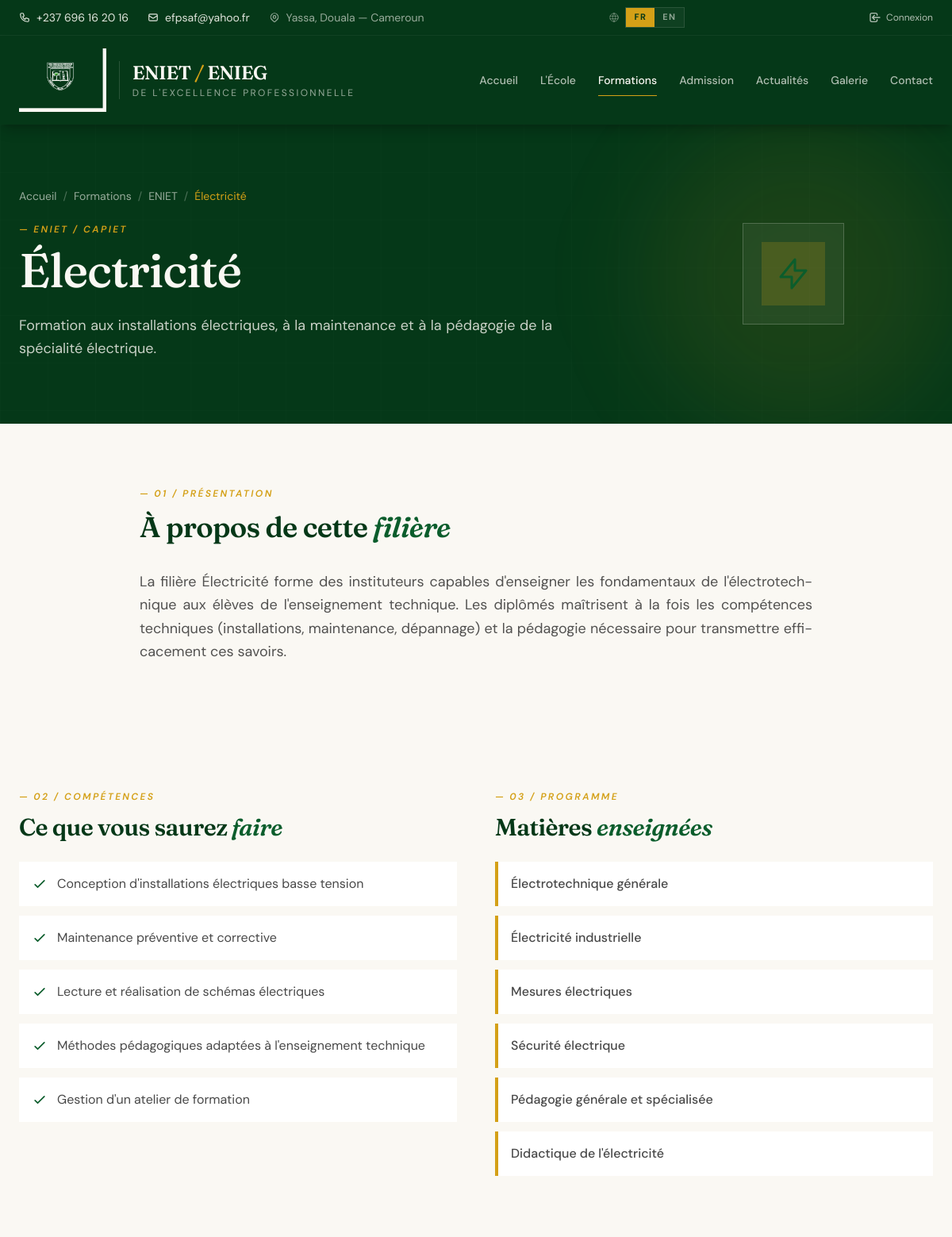
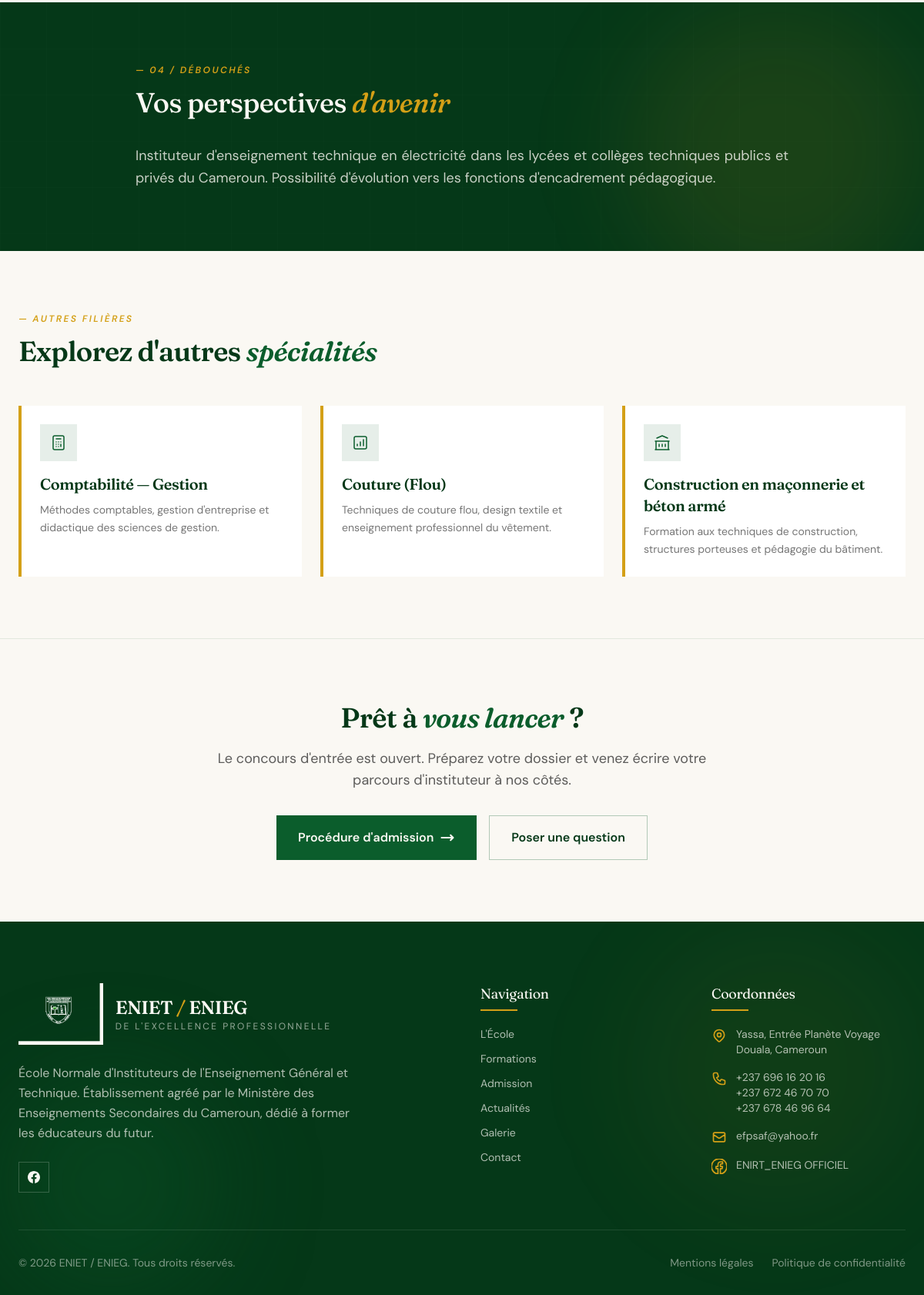
The page /fr/formations/eniet/electricite/ on the database its author committed (2 pictures, top to bottom).
### apps/ecoles/models.py (models this page shows, shortened)
class Filiere(TimeStampedModel):
    ecole = models.ForeignKey(
        Ecole,
        on_delete=models.CASCADE,
        related_name='filieres',  # → ecole.filieres.all()
        verbose_name=_('École'),
    )
    nom = models.CharField(
        _('Nom de la filière'),
        max_length=150,
        help_text=_('Ex: Électricité, Couture, Bureautique'),
    )
    slug = models.SlugField(
        _('Slug URL'),
        max_length=50,
        help_text=_('Identifiant pour l\'URL (sans accent, en minuscules)'),
    )
    description_courte = models.CharField(
        _('Description courte'),
        max_length=250,
        help_text=_('Phrase d\'accroche affichée sur les cartes'),
    )
    description_longue = models.TextField(
        _('Description détaillée'),
        blank=True,
        help_text=_('Présentation complète, affichée sur la page de détail'),
    )
    debouches = models.TextField(
        _('Débouchés professionnels'),
        blank=True,
        help_text=_('Métiers et opportunités après la formation'),
    )
    competences_acquises = models.TextField(
        _('Compétences acquises'),
        blank=True,
        help_text=_('Une compétence par ligne'),
    )
    matieres_principales = models.TextField(
        _('Matières principales'),
        blank=True,
        help_text=_('Une matière par ligne'),
    )
    icone = models.CharField(
        _('Icône'),
        max_length=20,
        default='briefcase',
        help_text=_('Identifiant d\'icône : bolt, building, scissors, chart, computer...'),
    )
    image = models.ImageField(
        _('Image illustrative'),
        upload_to='filieres/',
        blank=True,
        null=True,
        help_text=_('Photo d\'illustration de la filière'),
    )
    ordre = models.PositiveSmallIntegerField(
        _('Ordre d\'affichage'),
        default=0,
    )
    actif = models.BooleanField(_('Actif'), default=True)
    class Meta:
        verbose_name = _('Filière')
        verbose_name_plural = _('Filières')
        ordering = ['ecole', 'ordre', 'nom']
        unique_together = [['ecole', 'slug']]
    def get_absolute_url(self):
        from django.urls import reverse
        return reverse('ecoles:filiere_detail', kwargs={
            'ecole_slug': self.ecole.slug,
            'filiere_slug': self.slug,
        })

class Ecole(TimeStampedModel):
    class TypeEcole(models.TextChoices):
        GENERAL = 'general', _('Enseignement Général')
        TECHNIQUE = 'technique', _('Enseignement Technique')
    nom = models.CharField(
        _('Nom complet'),
        max_length=200,
        help_text=_('Ex: École Normale d\'Instituteurs de l\'Enseignement Général'),
    )
    sigle = models.CharField(
        _('Sigle'),
        max_length=10,
        unique=True,  # ← unique=True : empêche deux écoles avec le même sigle
        help_text=_('Ex: ENIEG ou ENIET'),
    )
    slug = models.SlugField(
        _('Slug URL'),
        max_length=20,
        unique=True,
        help_text=_('Identifiant pour l\'URL, en minuscules sans accents'),
    )
    type_ecole = models.CharField(
        _('Type'),
        max_length=20,
        choices=TypeEcole.choices,
    )
    diplome_prepare = models.CharField(
        _('Diplôme préparé'),
        max_length=100,
        help_text=_('Ex: CAPIEMP ou CAPIET'),
    )
    diplome_complet = models.CharField(
        _('Intitulé complet du diplôme'),
        max_length=300,
        help_text=_('Ex: Certificat d\'Aptitude Pédagogique d\'Instituteurs...'),
    )
    description_courte = models.TextField(
        _('Description courte'),
        max_length=500,
        help_text=_('Affichée sur la page d\'accueil et la liste des écoles'),
    )
    description_longue = models.TextField(
        _('Description détaillée'),
        blank=True,
        help_text=_('Affichée sur la page admission de l\'école'),
    )
    pre_requis = models.TextField(
        _('Pré-requis d\'admission'),
        help_text=_('Diplômes acceptés : Bac, BT, BP, etc.'),
    )
    duree_formation = models.CharField(
        _('Durée de la formation'),
        max_length=50,
        default='2 ans',
    )
    frais_concours = models.PositiveIntegerField(
        _('Frais de concours (FCFA)'),
        default=12000,
        help_text=_('Frais d\'inscription au concours, non remboursables'),
    )
    frais_inscription_non_remboursable = models.PositiveIntegerField(
        _('Inscription non remboursable (FCFA)'),
        default=25000,
    )
    matiere_oeuvre = models.PositiveIntegerField(
        _('Matière d\'œuvre (FCFA)'),
        default=0,
        help_text=_('Frais de matière d\'œuvre - 0 pour ENIEG, 25000 pour ENIET'),
    )
    ordre = models.PositiveSmallIntegerField(
        _('Ordre d\'affichage'),
        default=0,
    )
    actif = models.BooleanField(_('Actif'), default=True)
    class Meta:
        verbose_name = _('École')
        verbose_name_plural = _('Écoles')
        ordering = ['ordre', 'sigle']

### apps/ecoles/views.py (the view)
# urls.py: path('<slug:ecole_slug>/<slug:filiere_slug>/', views.filiere_detail_view, name='filiere_detail'),
def filiere_detail_view(request, ecole_slug, filiere_slug):
    filiere = get_object_or_404(
        Filiere.objects.select_related('ecole'),  # ← optimisation : 1 seule requête au lieu de 2
        ecole__slug=ecole_slug,
        slug=filiere_slug,
        actif=True,
    )
    autres_filieres = Filiere.objects.filter(
        ecole=filiere.ecole,
        actif=True,
    ).exclude(pk=filiere.pk).order_by('?')[:3]  # ← '?' = ordre aléatoire, limité à 3
    return render(request, 'ecoles/filiere_detail.html', {
        'filiere': filiere,
        'autres_filieres': autres_filieres,
    })

### templates/ecoles/filiere_detail.html (shortened to what this page needs)
{% extends "base_public.html" %}
{% load i18n humanize %}
{% block content %}
<section class="bg-primary-darker text-cream relative overflow-hidden py-20">
    <div class="absolute inset-0 opacity-30 pointer-events-none"
         style="background-image: linear-gradient(rgba(255,255,255,0.04) 1px, transparent 1px), linear-gradient(90deg, rgba(255,255,255,0.04) 1px, transparent 1px); background-size: 60px 60px;">
    </div>
    <div class="relative max-w-7xl mx-auto px-6">
        <nav class="flex items-center gap-2 text-sm text-cream/60 mb-6">
            <a href="{% url 'core:home' %}" class="hover:text-accent transition-colors">{% trans "Accueil" %}</a>
            <span class="text-cream/30">/</span>
            <a href="{% url 'ecoles:formations_list' %}" class="hover:text-accent transition-colors">{% trans "Formations" %}</a>
            <span class="text-cream/30">/</span>
            <a href="{% url 'ecoles:ecole_detail' ecole_slug=filiere.ecole.slug %}" class="hover:text-accent transition-colors">{{ filiere.ecole.sigle }}</a>
            <span class="text-cream/30">/</span>
            <span class="text-accent">{{ filiere.nom }}</span>
        </nav>
        <div class="grid lg:grid-cols-3 gap-12 items-start">
            <div class="lg:col-span-2">
                <div class="hero-in hero-in-1 text-xs uppercase tracking-[0.2em] text-accent font-semibold italic mb-3">
                    — {{ filiere.ecole.sigle }} / {{ filiere.ecole.diplome_prepare }}
                </div>
                <h1 class="hero-in hero-in-2 font-serif text-4xl md:text-6xl font-medium leading-[1.05] mb-6">
                    {{ filiere.nom }}
                </h1>
                <p class="hero-in hero-in-3 text-cream/80 text-lg max-w-2xl leading-relaxed">
                    {{ filiere.description_courte }}
                </p>
            </div>
            <div class="hidden lg:flex items-center justify-center">
                <div class="w-32 h-32 bg-cream/5 border border-cream/20 flex items-center justify-center">
                    <div class="w-20 h-20 bg-accent/20 flex items-center justify-center">
                        <div class="scale-[2] text-accent">
                            {% include "ecoles/partials/icone_filiere.html" with icone=filiere.icone %}
                        </div>
                    </div>
                </div>
            </div>
        </div>
    </div>
</section>
{% if filiere.description_longue %}
<section class="py-20">
    <div class="max-w-4xl mx-auto px-6">
        <div class="text-xs uppercase tracking-[0.2em] text-accent font-semibold italic mb-3">
            — 01 / {% trans "Présentation" %}
        </div>
        <h2 class="font-serif text-3xl md:text-4xl text-primary-darker font-semibold leading-tight mb-8">
            {% trans "À propos de cette" %} <span class="italic text-primary">{% trans "filière" %}</span>
        </h2>
        <div class="text-ink/75 text-lg leading-relaxed">
            {{ filiere.description_longue|linebreaks }}
        </div>
    </div>
</section>
{% endif %}
<section class="py-20 bg-cream">
    <div class="max-w-7xl mx-auto px-6 grid lg:grid-cols-2 gap-12">
        {% if filiere.competences_acquises %}
            <div>
                <div class="text-xs uppercase tracking-[0.2em] text-accent font-semibold italic mb-3">
                    — 02 / {% trans "Compétences" %}
                </div>
                <h2 class="font-serif text-3xl text-primary-darker font-semibold leading-tight mb-6">
                    {% trans "Ce que vous saurez" %} <span class="italic text-primary">{% trans "faire" %}</span>
                </h2>
                <ul class="space-y-3">
                    {% for competence in filiere.competences_acquises.splitlines %}
                        {% if competence|length > 1 %}
                            <li class="flex items-start gap-3 bg-white p-4">
                                <svg class="w-5 h-5 text-primary flex-shrink-0 mt-0.5" fill="none" stroke="currentColor" viewBox="0 0 24 24">
                                    <path stroke-linecap="round" stroke-linejoin="round" stroke-width="2" d="M5 13l4 4L19 7"/>
                                </svg>
                                <span class="text-ink/80">{{ competence }}</span>
                            </li>
                        {% endif %}
                    {% endfor %}
                </ul>
            </div>
        {% endif %}
        {% if filiere.matieres_principales %}
            <div>
                <div class="text-xs uppercase tracking-[0.2em] text-accent font-semibold italic mb-3">
                    — 03 / {% trans "Programme" %}
                </div>
                <h2 class="font-serif text-3xl text-primary-darker font-semibold leading-tight mb-6">
                    {% trans "Matières" %} <span class="italic text-primary">{% trans "enseignées" %}</span>
                </h2>
                <ul class="space-y-3">
                    {% for matiere in filiere.matieres_principales.splitlines %}
                        {% if matiere|length > 1 %}
                            <li class="bg-white p-4 border-l-4 border-accent">
                                <span class="text-ink/80 font-medium">{{ matiere }}</span>
                            </li>
                        {% endif %}
                    {% endfor %}
                </ul>
            </div>
        {% endif %}
    </div>
</section>
{% if filiere.debouches %}
<section class="py-20 bg-primary-darker text-cream relative overflow-hidden">
    <div class="absolute inset-0 opacity-30 pointer-events-none"
         style="background-image: linear-gradient(rgba(255,255,255,0.04) 1px, transparent 1px), linear-gradient(90deg, rgba(255,255,255,0.04) 1px, transparent 1px); background-size: 60px 60px;">
    </div>
    <div class="absolute top-0 right-0 w-96 h-96 bg-accent/10 rounded-full blur-3xl pointer-events-none"></div>
    <div class="relative max-w-4xl mx-auto px-6">
        <div class="text-xs uppercase tracking-[0.2em] text-accent font-semibold italic mb-3">
            — 04 / {% trans "Débouchés" %}
        </div>
        <h2 class="font-serif text-3xl md:text-4xl font-medium leading-tight mb-8">
            {% trans "Vos perspectives" %} <span class="italic text-accent">{% trans "d'avenir" %}</span>
        </h2>
        <div class="text-cream/80 text-lg leading-relaxed">
            {{ filiere.debouches|linebreaks }}
        </div>
    </div>
</section>
{% endif %}
{% if autres_filieres %}
<section class="py-20">
    <div class="max-w-7xl mx-auto px-6">
        <div class="max-w-2xl mb-12">
            <div class="text-xs uppercase tracking-[0.2em] text-accent font-semibold italic mb-3">
                — {% trans "Autres filières" %}
            </div>
            <h2 class="font-serif text-3xl md:text-4xl text-primary-darker font-semibold leading-tight">
                {% trans "Explorez d'autres" %} <span class="italic text-primary">{% trans "spécialités" %}</span>
            </h2>
        </div>
        <div class="grid sm:grid-cols-3 gap-6">
            {% for autre in autres_filieres %}
                <a href="{{ autre.get_absolute_url }}"
                   class="bg-white border-l-4 border-accent p-6 group hover:-translate-y-1 transition-all duration-300 hover:shadow-lg block">
                    <div class="w-12 h-12 bg-primary/10 flex items-center justify-center mb-4 group-hover:bg-primary transition-colors">
                        {% include "ecoles/partials/icone_filiere.html" with icone=autre.icone %}
                    </div>
                    <h3 class="font-serif text-xl text-primary-darker font-semibold mb-2 group-hover:text-primary transition-colors">
                        {{ autre.nom }}
                    </h3>
                    <p class="text-sm text-ink/60 leading-relaxed">
                        {{ autre.description_courte|truncatewords:15 }}
                    </p>
                </a>
            {% endfor %}
        </div>
    </div>
</section>
{% endif %}
<section class="py-20 bg-cream border-t border-primary/10">
    <div class="max-w-4xl mx-auto px-6 text-center">
        <h2 class="font-serif text-3xl md:text-4xl text-primary-darker font-semibold leading-tight mb-4">
            {% trans "Prêt à" %} <span class="italic text-primary">{% trans "vous lancer" %}</span> ?
        </h2>
        <p class="text-ink/70 text-lg mb-8 max-w-2xl mx-auto">
        </p>
        <div class="flex flex-col sm:flex-row gap-4 justify-center">
            <a href="{% url 'ecoles:admission' %}" class="inline-flex items-center justify-center gap-2 bg-primary hover:bg-primary-dark text-cream font-semibold px-7 py-4 transition-all hover:gap-3 group">
                {% trans "Procédure d'admission" %}
                <svg class="w-5 h-5 transition-transform group-hover:translate-x-1" fill="none" stroke="currentColor" viewBox="0 0 24 24">
                    <path stroke-linecap="round" stroke-linejoin="round" stroke-width="2.5" d="M17 8l4 4m0 0l-4 4m4-4H3"/>
                </svg>
            </a>
            <a href="{% url 'contacts:contact' %}" class="inline-flex items-center justify-center gap-2 border border-primary/30 hover:border-accent hover:text-accent text-primary-darker font-semibold px-7 py-4 transition-all">
                {% trans "Poser une question" %}
            </a>
        </div>
    </div>
</section>
{% endblock %}

### templates/ecoles/partials/icone_filiere.html (shortened to what this page needs)
{% if icone == 'bolt' %}
    <svg class="w-6 h-6 text-primary group-hover:text-cream transition-colors" fill="none" stroke="currentColor" viewBox="0 0 24 24">
        <path stroke-linecap="round" stroke-linejoin="round" stroke-width="1.5" d="M13 10V3L4 14h7v7l9-11h-7z"/>
    </svg>
{% elif icone == 'building' %}
    <svg class="w-6 h-6 text-primary group-hover:text-cream transition-colors" fill="none" stroke="currentColor" viewBox="0 0 24 24">
        <path stroke-linecap="round" stroke-linejoin="round" stroke-width="1.5" d="M3 21h18M3 10h18M5 6l7-3 7 3M4 10v11M20 10v11M8 14v3M12 14v3M16 14v3"/>
    </svg>
{% elif icone == 'scissors' %}
    <svg class="w-6 h-6 text-primary group-hover:text-cream transition-colors" fill="none" stroke="currentColor" viewBox="0 0 24 24">
        <path stroke-linecap="round" stroke-linejoin="round" stroke-width="1.5" d="M16 8v8m-4-5v5m-4-2v2m-2 4h12a2 2 0 002-2V6a2 2 0 00-2-2H6a2 2 0 00-2 2v12a2 2 0 002 2z"/>
    </svg>
{% endif %}

### rows shown on the page
Filiere: ecole.sigle "ENIET", nom "Électricité", ecole.diplome_prepare "CAPIET", description_courte "Formation aux installations électriques, à la maintenance et à la pédagogie de la spécialité électrique.", description_longue "La filière Électricité forme des instituteurs capables d'enseigner les fondamentaux de l'électrotechnique aux élèves de l'enseignement technique. Les diplômés maîtrisent à la fois les compétences techniques (installations, maintenance, dépannage) et la pédagogie nécessaire pour transmettre efficacement ces savoirs.", debouches "Instituteur d'enseignement technique en électricité dans les lycées et collèges techniques publics et privés du Cameroun. Possibilité d'évolution vers les fonctions d'encadrement pédagogique."
Filiere: icone "chart" (drawn), nom "Comptabilité — Gestion", description_courte "Méthodes comptables, gestion d'entreprise et didactique des sciences de gestion."
Filiere: icone "scissors" (drawn), nom "Couture (Flou)", description_courte "Techniques de couture flou, design textile et enseignement professionnel du vêtement."
Filiere: icone "building" (drawn), nom "Construction en maçonnerie et béton armé", description_courte "Formation aux techniques de construction, structures porteuses et pédagogie du bâtiment."

### other values the page prints
{{ lang_code|upper }} "FR" "EN"
{{ competence }} "Conception d'installations électriques basse tension" "Maintenance préventive et corrective" "Lecture et réalisation de schémas électriques" "Méthodes pédagogiques adaptées à l'enseignement technique" "Gestion d'un atelier de formation"
{{ matiere }} "Électrotechnique générale" "Électricité industrielle" "Mesures électriques" "Sécurité électrique" "Pédagogie générale et spécialisée" "Didactique de l'électricité"
